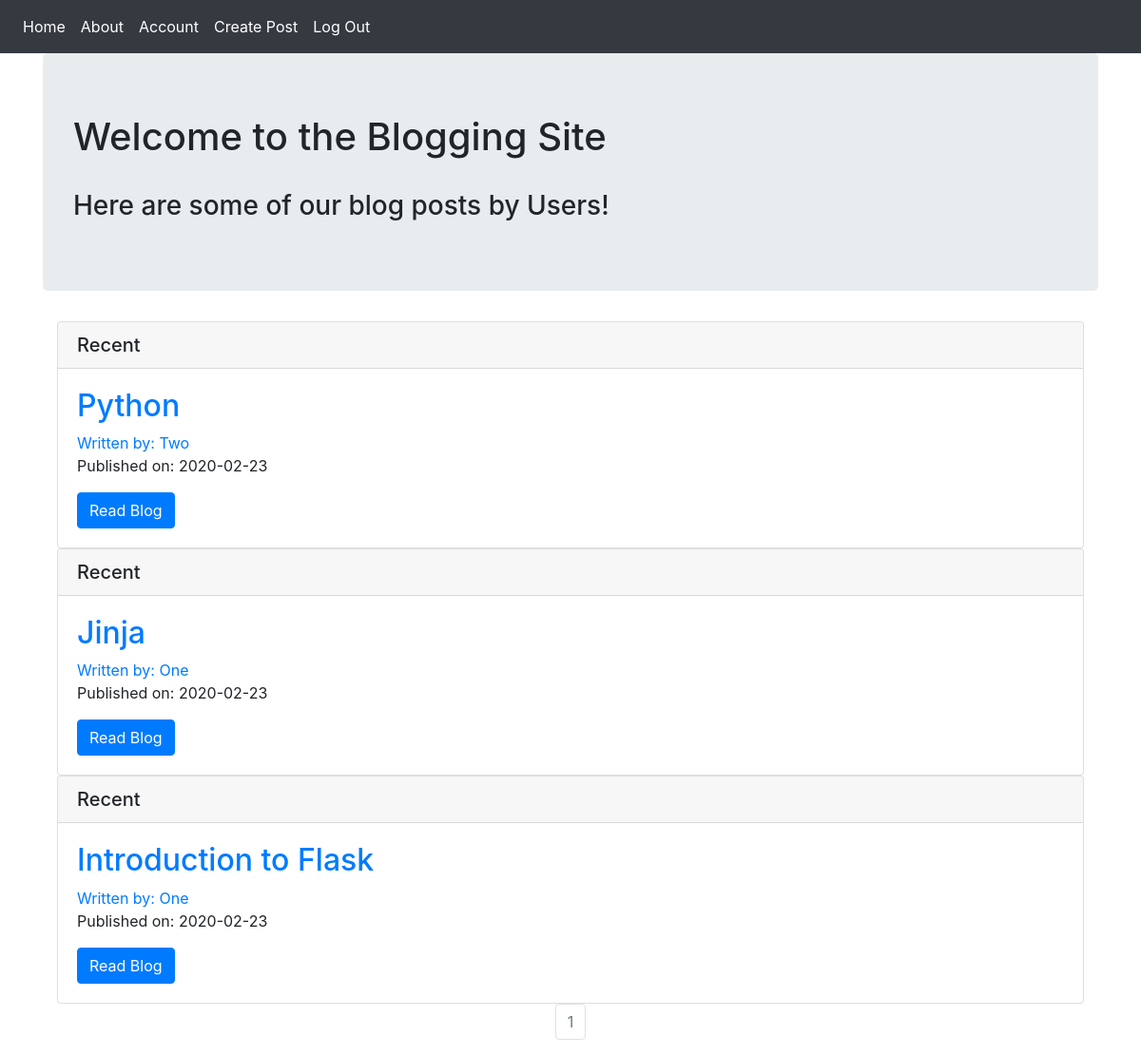
The page / (signed in) on the database its author committed.
### myproject/modules.py (models this page shows, shortened)
class BlogPost(db.Model):
    users = db.relationship(User)
    id = db.Column(db.Integer,primary_key=True)
    user_id = db.Column(db.Integer,db.ForeignKey('users.id'),nullable=False)
    date = db.Column(db.DateTime,nullable=False,default=datetime.utcnow)
    title = db.Column(db.String(140),nullable=False)
    text = db.Column(db.Text,nullable=False)

class User(db.Model,UserMixin):
    __tablename__ = 'users'
    id = db.Column(db.Integer,primary_key=True)
    profile_image = db.Column(db.String(64),nullable=False,default='default_profile.jpg')
    email = db.Column(db.String(64),unique=True,index=True)
    username = db.Column(db.String(64),unique=True,index=True)
    password_hash = db.Column(db.String(128))
    posts = db.relationship('BlogPost',backref='author',lazy=True)

### myproject/core/views.py (the view)
@core.route('/')
def index():
    page = request.args.get('page',1,type=int)
    blog_posts = BlogPost.query.order_by(BlogPost.date.desc()).paginate(page=page,per_page=5)
    return render_template('index.html',blog_posts= blog_posts)

### myproject/modules.py (called while the page is built)
@login_manager.user_loader
def load_user(user_id):
    return User.query.get(user_id)

### myproject/templates/index.html
{% extends 'base.html' %}
{% block content %}
<div class="jumbotron">
  <h1>Welcome to the Blogging Site</h1><br>
  <h3>Here are some of our blog posts by Users!</h3>
</div>
<div class="container">
  {% for post in blog_posts.items %}
    <div class="card">
      <h5 class="card-header">Recent</h5>
      <div class="card-body">
        <h2><a class="card-title" href="  {{ url_for('blog_posts.blog_post', blog_post_id=post.id) }}">{{ post.title }}</a></h2>
        <a href="{{url_for('users.user_posts',username =post.author.username )}}">Written by: {{post.author.username}}</a>
        <p>Published on: {{post.date.strftime('%Y-%m-%d')}}</p>
        <a href="{{url_for('blog_posts.blog_post',blog_post_id=post.id)}}" class="btn btn-primary">Read Blog</a>
      </div>
    </div>
    {% endfor %}
</div>
<nav aria-label= 'Page Navigation example'>
  <ul class="pagination justify-content-center">
    {% for page_num in blog_posts.iter_pages(left_edge = 1, right_edge=1, left_current=1, right_current=2)%}
      {% if blog_posts.page == page_num %}
        <li class="page-item disabled">
          <a class="page-link" href="{{url_for('core.index', page=page_num)}}">{{page_num}}</a>
        </li>
      {% else %}
      <li class="page-item ">
        <a class="page-link" href="{{url_for('core.index', page=page_num)}}">{{page_num}}</a>
      </li>
      {% endif %}
    {% endfor %}
  </ul>
</nav>
{% endblock %}

### rows shown on the page
BlogPost: title "Python", author.username "Two", date "2020-02-23"
BlogPost: title "Jinja", author.username "One", date "2020-02-23"
BlogPost: title "Introduction to Flask", author.username "One", date "2020-02-23"

### other values the page prints
{{ page_num }} "1"
